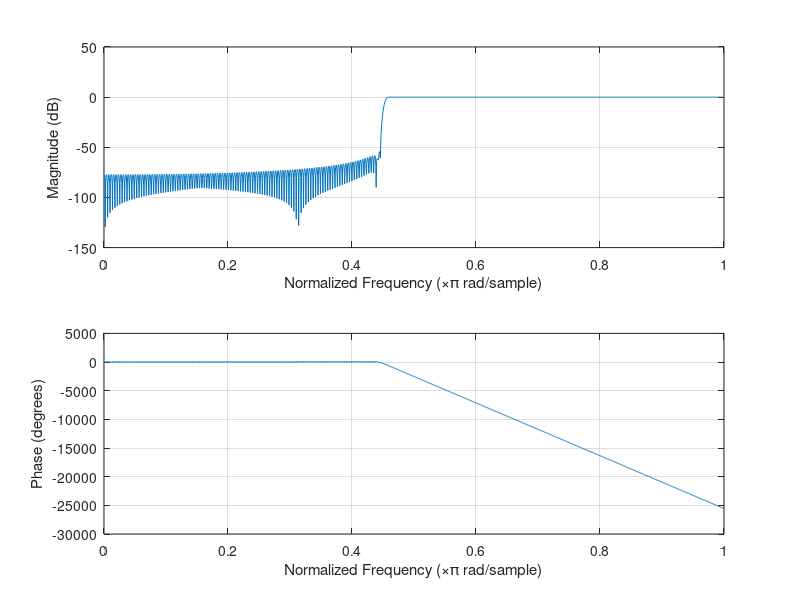

Recreate this plot in MATLAB. (Note: this script raises an error after producing the figure.)
figure(1);
fc = 5000;              % Cutoff frequency in Hz
Fs = 22050;             % Sampling frequency in Hz
wc = fc / (Fs / 2);     % Normalized cutoff frequency

% Windowing parameters
window = hamming(513);   % Hamming window of length 513

% Design the FIR filter using the fir1 function
filter_coeff = fir1(513 - 1, wc, 'high', window); % 513 taps, 513 - 1 in the order

% Plot the frequency response of the filter
freqz(filter_coeff, 1); % 1024 points for a smooth plot, Fs as sampling frequency

figure(2);
% Read audio file
[x, Fs] = audioread('love_mono22.wav');

% Filter the audio signal
x_filtered = filter(filter_coeff, 1, x);

% Plot the inputs power spectral density
subplot(2, 1, 1);
pwelch(x, [], [], [], Fs);
title('Power Spectrum of Input Signal');

% Plot the outputs power spectral density
subplot(2, 1, 2);
pwelch(x_filtered, [], [], [], Fs);
title('Power Spectrum of Filtered Signal');

% Create output file
audiowrite('filtered_love_mono22.wav', x_filtered, Fs);